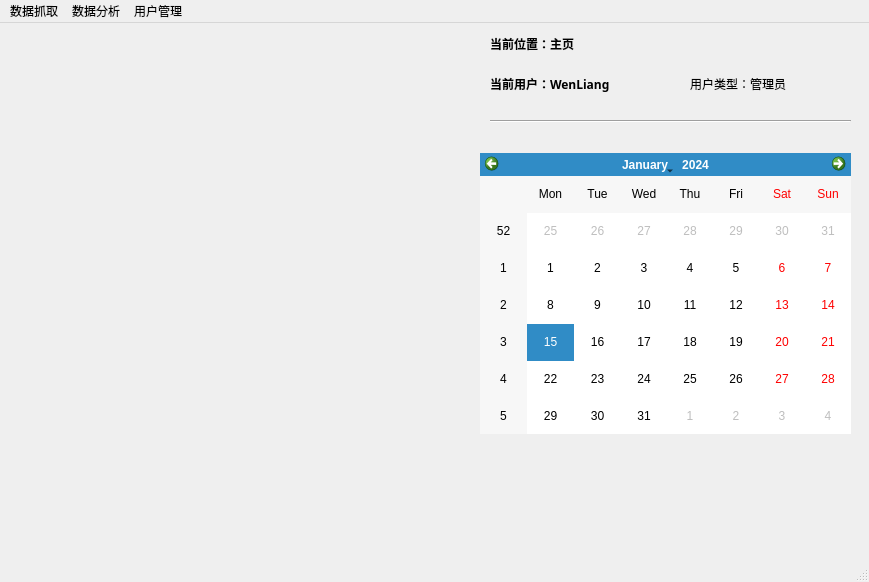
<?xml version="1.0" encoding="UTF-8"?>
<ui version="4.0">
 <class>MainWindow</class>
 <widget class="QMainWindow" name="MainWindow">
  <property name="windowModality">
   <enum>Qt::WindowModal</enum>
  </property>
  <property name="geometry">
   <rect>
    <x>0</x>
    <y>0</y>
    <width>869</width>
    <height>582</height>
   </rect>
  </property>
  <property name="windowTitle">
   <string>短租房应用平台服务质量数据采集分析系统v1.0</string>
  </property>
  <widget class="QWidget" name="mainScreen">
   <widget class="QLabel" name="label_1">
    <property name="geometry">
     <rect>
      <x>490</x>
      <y>0</y>
      <width>161</width>
      <height>41</height>
     </rect>
    </property>
    <property name="font">
     <font>
      <family>Calibri</family>
      <weight>75</weight>
      <bold>true</bold>
     </font>
    </property>
    <property name="text">
     <string>当前位置：主页</string>
    </property>
   </widget>
   <widget class="QCalendarWidget" name="calendarWidget">
    <property name="geometry">
     <rect>
      <x>480</x>
      <y>130</y>
      <width>371</width>
      <height>281</height>
     </rect>
    </property>
   </widget>
   <widget class="Line" name="line_2">
    <property name="geometry">
     <rect>
      <x>490</x>
      <y>90</y>
      <width>361</width>
      <height>16</height>
     </rect>
    </property>
    <property name="orientation">
     <enum>Qt::Horizontal</enum>
    </property>
   </widget>
   <widget class="QLabel" name="label_2">
    <property name="geometry">
     <rect>
      <x>490</x>
      <y>40</y>
      <width>181</width>
      <height>41</height>
     </rect>
    </property>
    <property name="font">
     <font>
      <family>Calibri Light</family>
      <weight>75</weight>
      <bold>true</bold>
     </font>
    </property>
    <property name="text">
     <string>当前用户：WenLiang</string>
    </property>
   </widget>
   <widget class="QLabel" name="label_3">
    <property name="geometry">
     <rect>
      <x>690</x>
      <y>40</y>
      <width>161</width>
      <height>41</height>
     </rect>
    </property>
    <property name="text">
     <string>用户类型：管理员</string>
    </property>
   </widget>
  </widget>
  <widget class="QMenuBar" name="menubar">
   <property name="geometry">
    <rect>
     <x>0</x>
     <y>0</y>
     <width>869</width>
     <height>30</height>
    </rect>
   </property>
   <widget class="QMenu" name="crawlermenu">
    <property name="title">
     <string>数据抓取</string>
    </property>
   </widget>
   <widget class="QMenu" name="analysismenu">
    <property name="title">
     <string>数据分析</string>
    </property>
   </widget>
   <widget class="QMenu" name="managemenu">
    <property name="title">
     <string>用户管理</string>
    </property>
    <addaction name="actionLogin"/>
    <addaction name="separator"/>
    <addaction name="reviseAction"/>
   </widget>
   <addaction name="crawlermenu"/>
   <addaction name="analysismenu"/>
   <addaction name="managemenu"/>
  </widget>
  <widget class="QStatusBar" name="statusbar"/>
  <action name="actionLogin">
   <property name="text">
    <string>新用户注册</string>
   </property>
  </action>
  <action name="reviseAction">
   <property name="text">
    <string>用户信息维护</string>
   </property>
  </action>
  <action name="crawlerAction">
   <property name="text">
    <string/>
   </property>
  </action>
 </widget>
 <resources/>
 <connections/>
</ui>
